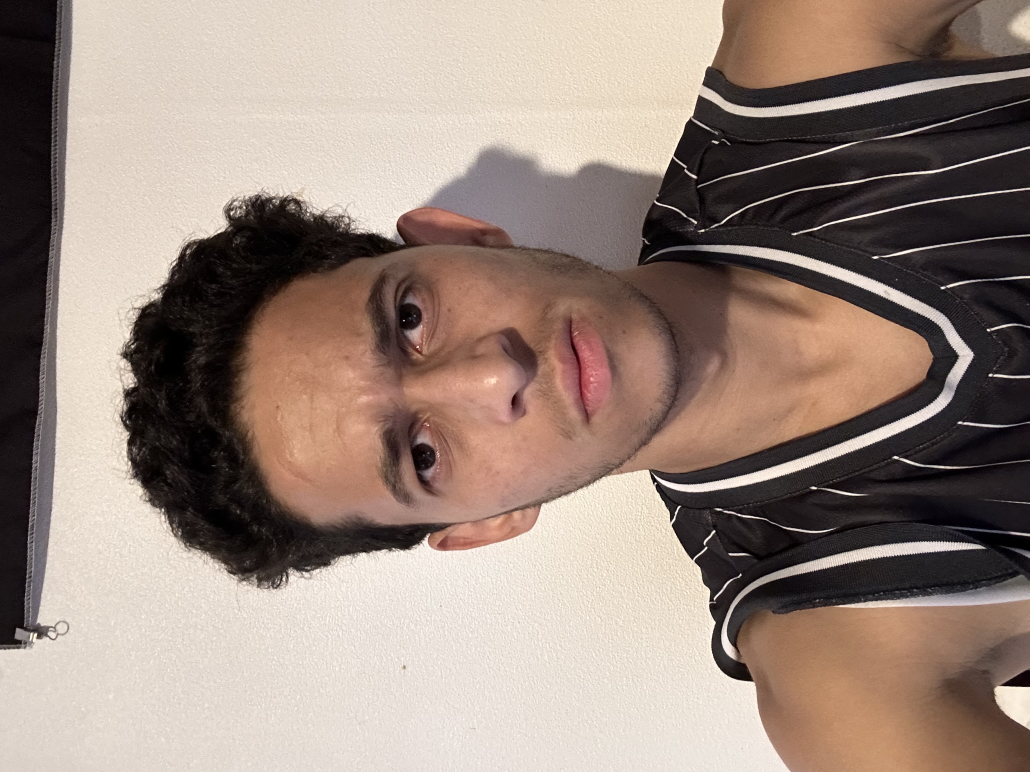
#> input picture Deep-learning-final/real_test/angry/IMG_1683.jpg, 3088 x 2316 px, found by its file name (shown at 1/3 size); its folder holds only this picture in this run
$ jupyter execute --allow-errors load_data.ipynb
#> lines starting #> are read from the running program, lines starting #| are printed output that depends on the picture
[cell 1]
#from google.colab import drive

#drive.mount('/content/contentdrive')

### Les importations

[cell 2]
import os
# Les librairies de manipulation de données
import numpy as np
import matplotlib.pyplot as plt
import cv2
import numpy as np
import seaborn as sns
from sklearn.metrics import confusion_matrix
from PIL import Image
# Les fonctions de tensorflow
import tensorflow as tf
from tensorflow.keras.utils import plot_model
from tensorflow.keras import optimizers
from tensorflow.keras.preprocessing.image import ImageDataGenerator
from tensorflow.keras.applications import VGG16
from tensorflow.keras.models import Sequential, Model
from tensorflow.keras.layers import Dense, Conv2D, Flatten, MaxPooling2D, GlobalAveragePooling2D, Input, Multiply, Dropout

### Le chemin de nos données

[cell 3]
#path = "/content/contentdrive/MyDrive/Deep-learning-final/data2"
path = "data2"
real_test = "real_test"

### Les constantes

[cell 4]
IMAGE_SIZE = 64
BATCH_SIZE = 32
EPOCHS = 50
FT_EPOCHS = 50
labels = ['angry', 'happiness','fear','disgusted','surprised']
NUM_CLASSES = len(labels)

### Les fonctions utiles

[cell 5]
# Afficher les analyses
# [26 lines left out: function plot_training_analysis, not called in this run]

[cell 6]
# Détection de visage et extraction de la région d'intérêt (ROI)
def detect_face_and_extract_roi(image, image_size):
    # Charger le classifieur de visages pré-entraîné
    face_cascade = cv2.CascadeClassifier(cv2.data.haarcascades + 'haarcascade_frontalface_default.xml')

    # Convertir l'image en niveaux de gris
    gray = cv2.cvtColor(image, cv2.COLOR_RGB2GRAY)

    # Détecter les visages dans l'image
    faces = face_cascade.detectMultiScale(gray, 1.1, 4)

    # Si aucun visage n'est détecté, retourner None
    if len(faces) == 0:
        return None

    # Sélectionner le premier visage détecté
    (x, y, w, h) = faces[0]

    # Redimensionner le visage détecté à la taille spécifiée
    roi = cv2.resize(image[y:y+h, x:x+w], (image_size, image_size))

    return roi

[cell 7]
# Charger les images d'un répertoire avec détection de visage et extraction de ROI
def load_data(data_path, classes, dataset='train', image_size=64):
#> called with data_path = 'data2', dataset = 'train', image_size = 64
    x = []
    y = []

    # Parcours des différents répertoires pour collecter les images
    for idx_class, class_name in enumerate(classes):
        class_dir = os.path.join(data_path, dataset, class_name)
        for item in os.listdir(class_dir):
            img_path = os.path.join(class_dir, item)
            if os.path.isfile(img_path):
                # Ouvrir l'image
                img = Image.open(img_path)
#> img is the input picture: PIL image 3088x2316 RGB; mean R, G, B 152.9, 135, 125
                # Conversion de l'image en RGB
                img = img.convert('RGB')
                # Détection de visage et extraction de ROI
                roi = detect_face_and_extract_roi(np.asarray(img), image_size)
#> in detect_face_and_extract_roi, `gray = cv2.cvtColor(image, cv2.COLOR_RGB2GRAY)`:
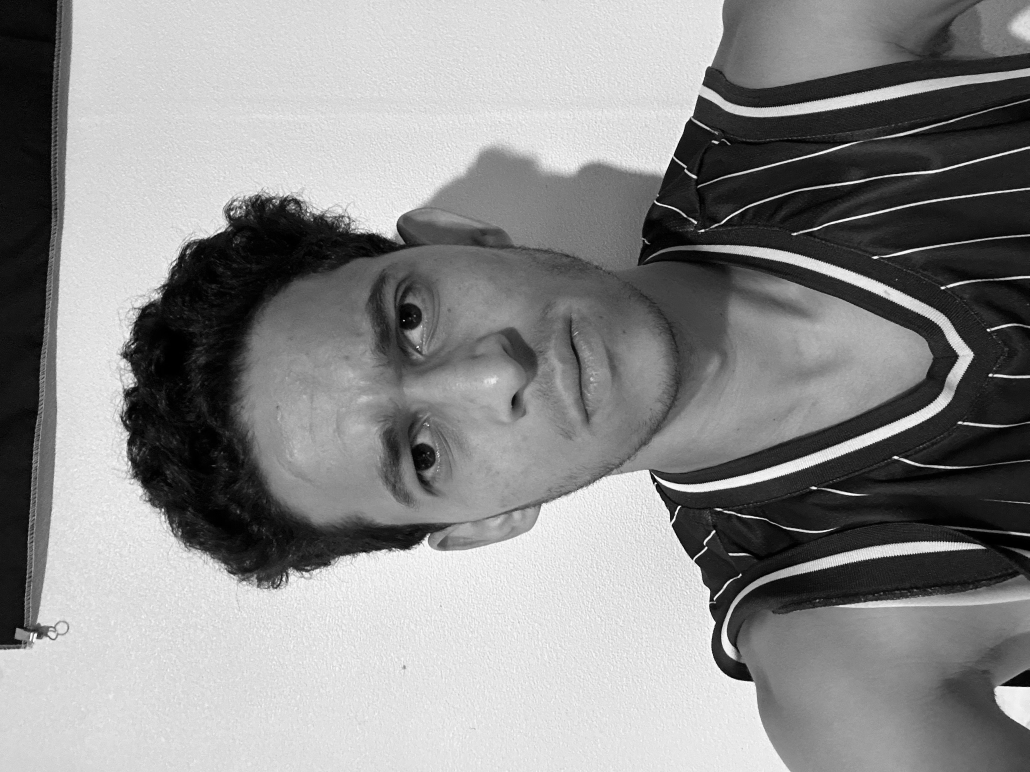
#> gray: shape (2316, 3088) (shown at 1/3 size); min 0, max 255, mean 139.2
#> in detect_face_and_extract_roi, `faces = face_cascade.detectMultiScale(gray, 1.1, 4)`: faces = [[1722, 1109, 129, 129], [967, 1096, 190, 190]]
#> in detect_face_and_extract_roi, `(x, y, w, h) = faces[0]`: x = 1722; y = 1109; w = 129
#> in detect_face_and_extract_roi, `roi = cv2.resize(image[y:y+h, x:x+w], (image_size, image_size))`:
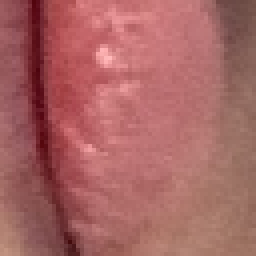
#> roi: shape (64, 64, 3) (shown 4 times larger); mean R, G, B 167.6, 100.8, 99.2
                if roi is not None:
                    x.append(roi)
                    y.append(idx_class)
#> pass 2 of the loop in load_data, `for idx_class, class_name in enumerate(classes):`:
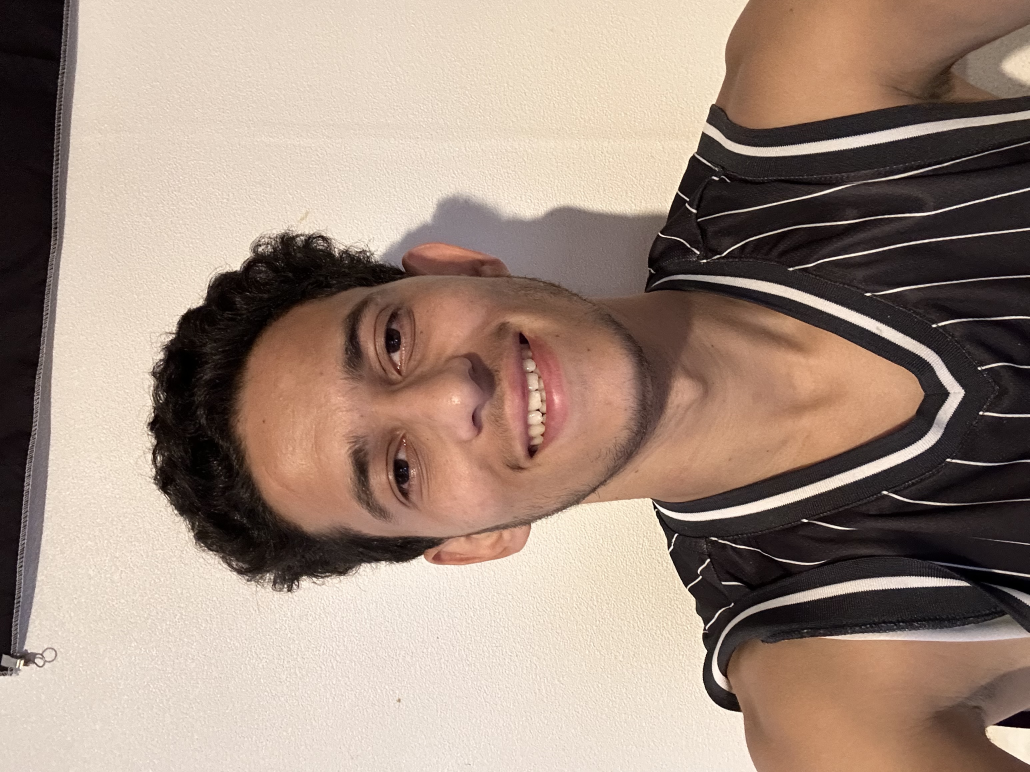
#> input picture Deep-learning-final/real_test/happiness/IMG_1682.jpg, 3088 x 2316 px, found by its file name (shown at 1/3 size)
#> in load_data, img is the input picture: PIL image 3088x2316 RGB; mean R, G, B 161.1, 140.5, 127.3
#> in detect_face_and_extract_roi (call 2), `gray = cv2.cvtColor(image, cv2.COLOR_RGB2GRAY)`:
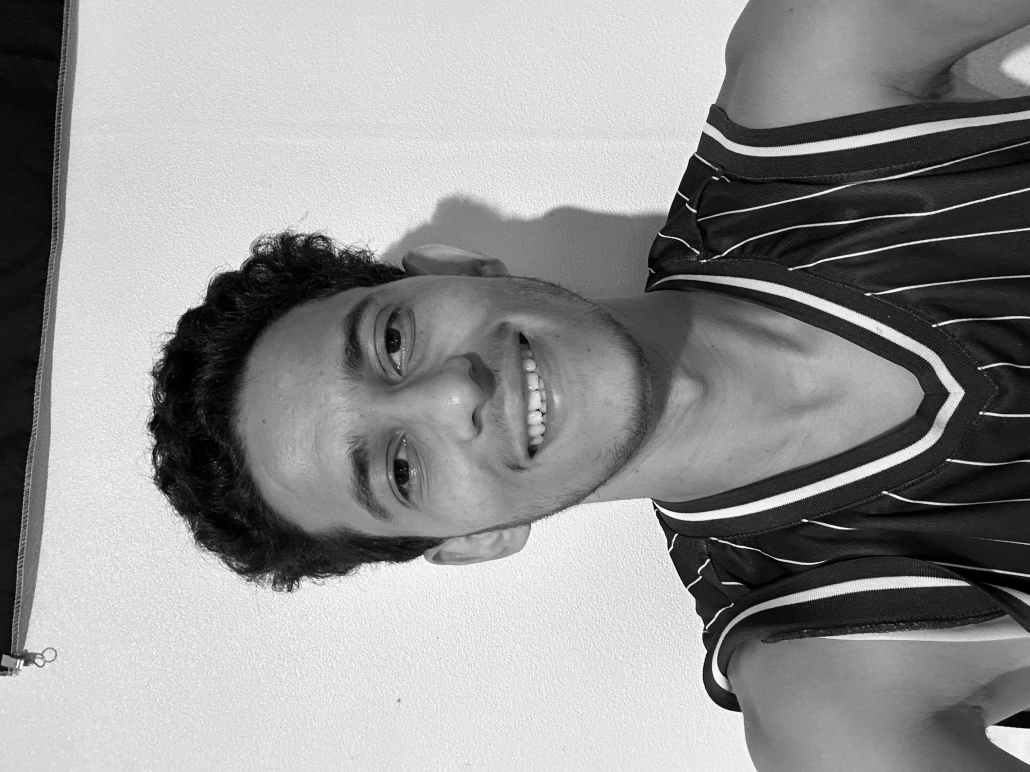
#> gray: shape (2316, 3088) (shown at 1/3 size); min 0, max 255, mean 145.2
#> faces = [[1566, 1148, 67, 67]]
#> x = 1566; y = 1148; w = 67
#> in detect_face_and_extract_roi (call 2), `roi = cv2.resize(image[y:y+h, x:x+w], (image_size, image_size))`:
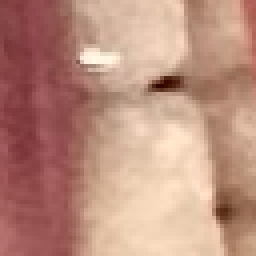
#> roi: shape (64, 64, 3) (shown 4 times larger); mean R, G, B 188.1, 142.8, 126.7
#> pass 3 of the loop in load_data, `for idx_class, class_name in enumerate(classes):`:
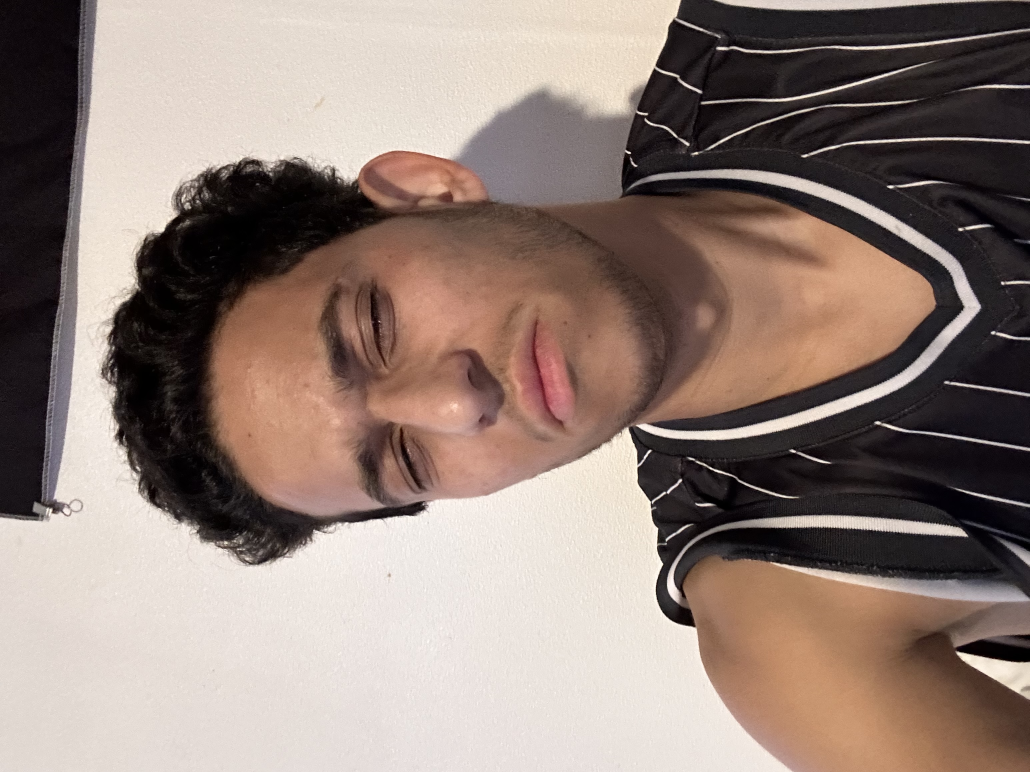
#> input picture Deep-learning-final/real_test/fear/IMG_1684.jpg, 3088 x 2316 px, found by its file name (shown at 1/3 size)
#> in load_data, img is the input picture: PIL image 3088x2316 RGB; mean R, G, B 146, 128.7, 120.6
#> in detect_face_and_extract_roi (call 3), `gray = cv2.cvtColor(image, cv2.COLOR_RGB2GRAY)`:
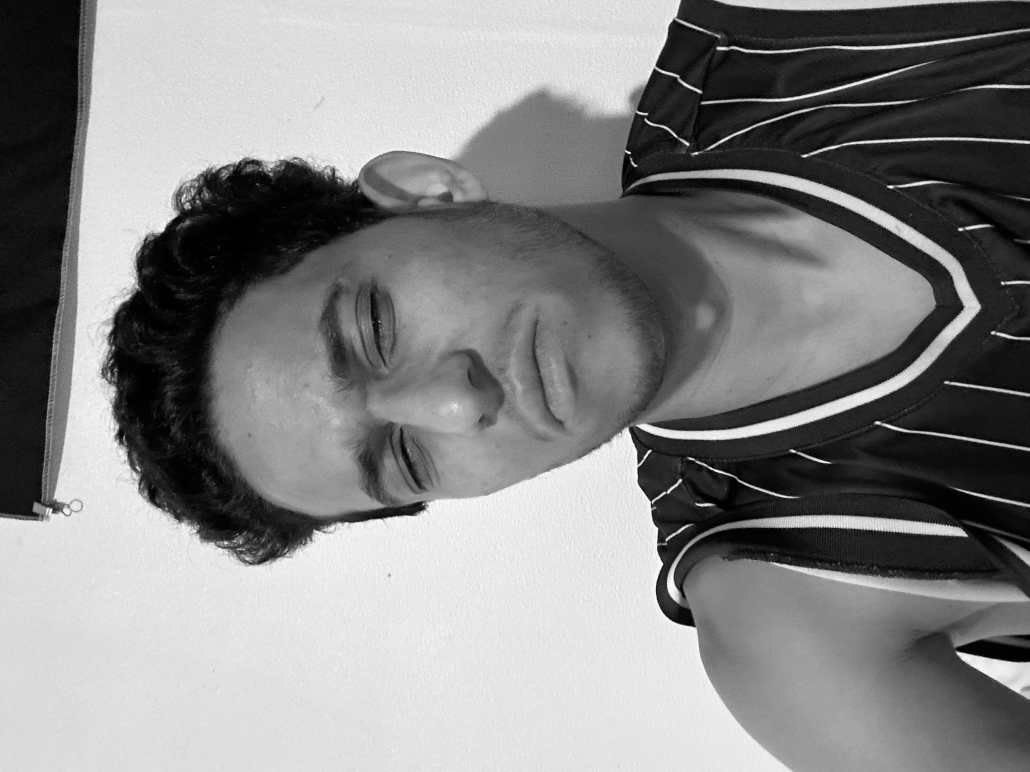
#> gray: shape (2316, 3088) (shown at 1/3 size); min 0, max 254, mean 132.9
#> faces = [[1625, 1122, 88, 88], [1642, 1172, 90, 90], [1604, 1052, 103, 103]]
#> x = 1625; y = 1122; w = 88
#> in detect_face_and_extract_roi (call 3), `roi = cv2.resize(image[y:y+h, x:x+w], (image_size, image_size))`:
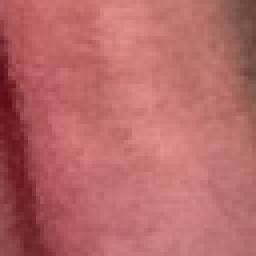
#> roi: shape (64, 64, 3) (shown 4 times larger); mean R, G, B 183.2, 104.6, 104.8
#> the loop made 5 passes; the first 3 are shown

    # Convertir les listes en tableaux NumPy
    x = np.array(x)
    y = np.array(y).reshape(-1, 1)

    return x, y


# [26 lines left out: function load_data_for_real_test, not called in this run]

[cell 8]
# extraire la région de la bouche
# [46 lines left out: functions extract_mouths_data, extract_mouth_from_image, not called in this run]

[cell 9]
# Matrice de confusion
# [61 lines left out: functions plot_confusion_matrix, plot_confusion_matrix_vgg16, not called in this run]

[cell 10]
# [52 lines left out: functions calculate_accuracy, calculate_accuracy_vgg16, not called in this run]

### Chargement des données

#> (a cell that did not finish here is left out)

[cell 12]
# Définir les étiquettes des émotions
emotion_labels = ['Angry', 'Disgusted', 'Fear', 'Happy', 'Surprised']
#> emotion_labels = ['Angry', 'Disgusted', 'Fear', 'Happy', 'Surprised']

# Graphe pour afficher le nombre d'images par classe avec des couleurs pour différencier les ensembles d'entraînement, de validation et de test
plt.figure(figsize=(10, 6))
#> (the rest of this cell did not finish here and is left out)
